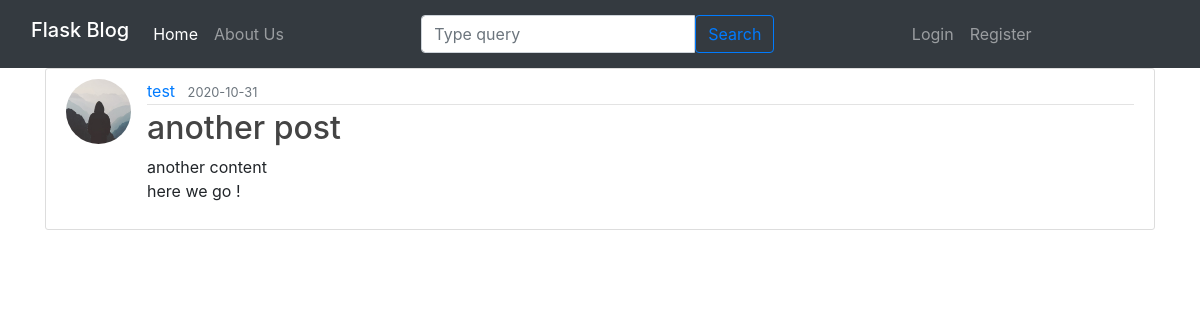
Screenshot of /post/2 with the database file from the repository.
### flaskblog/models.py (models this page shows, shortened)
class User(db.Model ,UserMixin):
    id = db.Column(db.Integer , primary_key = True)
    username = db.Column(db.String(20) , unique = True , nullable = False )
    email = db.Column(db.String(120) , unique = True , nullable = False )
    image_file = db.Column(db.String(40) , nullable = False , default = 'default.jpg')
    password = db.Column(db.String(60) , nullable = False)
    posts = db.relationship('Post' , backref = 'author')

class Post(db.Model ,UserMixin):
    id = db.Column(db.Integer , primary_key = True)
    title = db.Column(db.String(20) , nullable = False )
    content = db.Column(db.Text, nullable = False )
    date_posted = db.Column(db.DateTime , default=datetime.utcnow)
    user_id = db.Column(db.Integer , db.ForeignKey('user.id'))

### flaskblog/routes.py (the view)
@app.route("/post/<int:post_id>" , methods=['GET','POST'])
def post(post_id):
    post = Post.query.get_or_404(post_id)
    return render_template('post.html' , title = post.id , post = post)

### flaskblog/templates/post.html (shortened to what this page needs)
{% extends 'layout.html' %}
{% block content %}
  <div class="container">
    <article class="media content-section">
      <img class="rounded-circle article-img" src="{{ url_for('static', filename='profile_pics/' + post.author.image_file) }}">
      <div class="media-body">
        <div class="article-metadata">
          <a class="mr-2" href="#">{{ post.author.username }}</a>
          <small class="text-muted">{{ post.date_posted.strftime('%Y-%m-%d') }}</small>
        </div>
        <h2 class="article-title"> {{ post.title }}</h2>
        <p class="article-content">{{ post.content }}</p>
      </div>
    </article>
</div>
{% endblock content %}

### flaskblog/static/main.css (style rules this page uses)
.article-img { max-width: 100%; min-width: 50px; height: auto; border-radius: 50%; }
body { background: #fafafa; color: #333333; margin-top: 5rem; }
h1, h2, h3, h4, h5, h6 { color: #444444; }
.content-section { background: #ffffff; padding: 10px 20px; border: 1px solid #dddddd; border-radius: 3px; margin-bottom: 20px; }
.article-title { color: #444444; }
.article-content { white-space: pre-line; }
.article-img { height: 65px; width: 65px; margin-right: 16px; }
.article-metadata { padding-bottom: 1px; margin-bottom: 4px; border-bottom: 1px solid #e3e3e3 }

### rows the page displays
User: image_file (placeholder picture), author.username "test"
Post: date_posted "2020-10-31", title "another post", content "another content here we go !"
